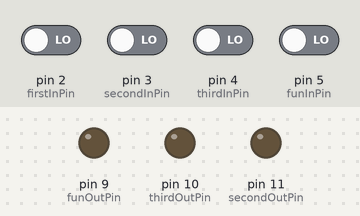
The sketch below on a simulated Arduino Uno, built with avr-gcc and run on an emulated ATmega328P. On the bench: output pins drawn as LEDs (lit = HIGH). The inputs (shaded band) are chosen by the test bench; at power-on: pin 2 (firstInPin), pin 3 (secondInPin), pin 4 (thirdInPin), pin 5 (funInPin) LOW. Pins used as bus, display or sensor lines are not drawn.

Above: at 2.7 s.
2.8 s: pin 3 (secondInPin) driven HIGH
At 4.0 s:
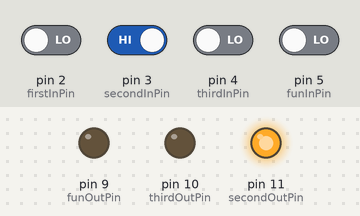
4.3 s: pin 4 (thirdInPin) driven HIGH
At 5.1 s:
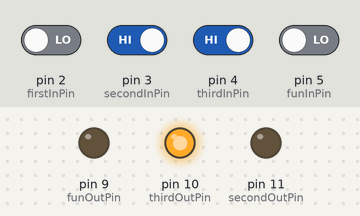
5.8 s: pin 5 (funInPin) driven HIGH
At 6.5 s:
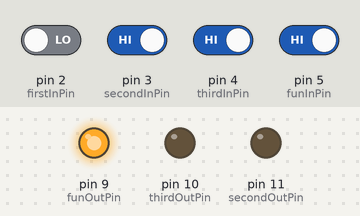
7.3 s: pin 2 (firstInPin) driven HIGH
At 7.6 s:
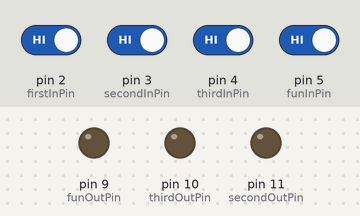
Timing chart, 0 to 9.8 s (numbered marks = the images above; inputs shaded):
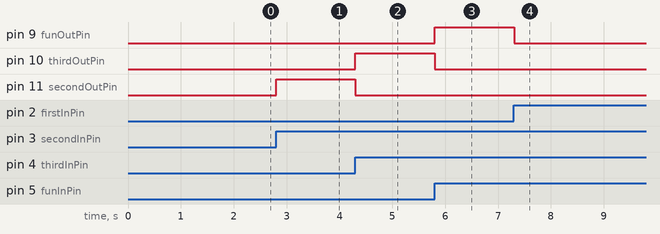

Measured:
- after the input at 2.8 s, pin 11 (secondOutPin): LOW → HIGH at once
- after the input at 4.3 s, pin 10 (thirdOutPin): LOW → HIGH at once; pin 11 (secondOutPin): HIGH → LOW at once
- after the input at 5.8 s, pin 9 (funOutPin): LOW → HIGH at once; pin 10 (thirdOutPin): HIGH → LOW at once
- after the input at 7.3 s, pin 9 (funOutPin): HIGH → LOW at once

The sketch:

time-counter.ino
```cpp
#include <SoftwareSerial.h>

const int firstInPin = 2;
const int secondInPin = 3;
const int thirdInPin = 4;
const int funInPin = 5;

const int firstOutPin = 12;
const int secondOutPin = 11;
const int thirdOutPin = 10;
const int funOutPin = 9;

int firstReading = LOW;
int firstPrevious = LOW;
int secondReading = LOW;
int secondPrevious = LOW;
int thirdReading = LOW;
int thirdPrevious = LOW;
int funReading = LOW;
int funPrevious = LOW;

long stateStartTime;       // In milliseconds
long firstPausedTime;
long funPausedTime;

//s7s
const int softwareTx = 8;
const int softwareRx = 7;
SoftwareSerial s7s(softwareRx, softwareTx);
char tempString[10];

void setup() {

  //buttons
  pinMode(firstInPin, INPUT);
  pinMode(secondInPin, INPUT);
  pinMode(thirdInPin, INPUT);
  pinMode(funInPin, INPUT);

  //LEDs
  pinMode(firstOutPin, OUTPUT);
  pinMode(secondOutPin, OUTPUT);
  pinMode(thirdOutPin, OUTPUT);
  pinMode(funOutPin, OUTPUT);

  //Serial
  Serial.begin(9600);
  s7s.begin(9600);

  clearDisplay();
  s7s.print("-HI-");
  setDecimals(0b111111);  // Turn on all decimals, colon, apos

  setBrightness(0);  // Lowest brightness
  delay(500);
  setBrightness(127);  // Medium brightness
  delay(500);
  setBrightness(255);  // High brightness
  delay(500);

  // Clear the display before jumping into loop
  clearDisplay();
  setDecimals(0b00010000);
  stateStartTime = millis();
}

void loop() {
  handleFirst();
  handleSecond();
  handleThird();
  handleFun();
  writeToDisplay();

}

void turnOffLeds() {
  digitalWrite(firstOutPin, LOW);
  digitalWrite(secondOutPin, LOW);
  digitalWrite(thirdOutPin, LOW);
  digitalWrite(funOutPin, LOW);
}

void pauseTimers() {
}

void sartTimer(int timer) {
}

void handleFirst() {
  firstReading = digitalRead(firstInPin);
  if (firstReading != firstPrevious) {
    if (firstReading == HIGH) {
      turnOffLeds();
      digitalWrite(firstOutPin, HIGH);
      //puase other timers
      //start this timer
      stateStartTime = millis();
    }
    delay(50);
  }
  firstPrevious = firstReading;
}

void handleSecond() {
  secondReading = digitalRead(secondInPin);
  if (secondReading != secondPrevious) {
    if (secondReading == HIGH) {
      turnOffLeds();
      digitalWrite(secondOutPin, HIGH);
      //puase other timers
      //start this timer
      stateStartTime = millis();
    }
    delay(50);
  }
  secondPrevious = secondReading;
}

void handleThird() {
  thirdReading = digitalRead(thirdInPin);
  if (thirdReading != thirdPrevious) {
    if (thirdReading == HIGH) {
      turnOffLeds();
      digitalWrite(thirdOutPin, HIGH);
      //puase other timers
      //start this timer
      stateStartTime = millis();
    }
    delay(50);
  }
  thirdPrevious = thirdReading;
}

void handleFun() {
  funReading = digitalRead(funInPin);
  if (funReading != funPrevious) {
    if (funReading == HIGH) {
      turnOffLeds();
      digitalWrite(funOutPin, HIGH);
      //puase other timers
      //start this timer
      stateStartTime = millis();
    }
    delay(50);
  }
  funPrevious = funReading;
}

//s7 display
void writeToDisplay() {
  unsigned long currentMillis = millis();
  unsigned long millisPassed;
  millisPassed = currentMillis - stateStartTime;
  int seconds = millisPassed/1000;
  int STh = (seconds / 60 / 60);
  int STm = (seconds / 60) % 60;
  int STs = seconds % 60;

  // Blink the colon
  float tick = seconds %2;
  if (tick == 0) {
    setDecimals(0b00000000);
  } else {
    setDecimals(0b00010000);
  }

  //Formant the String
  if (millisPassed > 3600000) {
    sprintf(tempString, "%.2d%.2d", STh, STm);
  } else {
    sprintf(tempString, "%.2d%.2d", STm, STs);
  }
  s7s.print(tempString);
}

void clearDisplay() {
  s7s.write(0x76);  // Clear display command
}

// Set the displays brightness. Should receive byte with the value
//  to set the brightness to
//  dimmest------------->brightest
//     0--------127--------255
void setBrightness(byte value) {
  s7s.write(0x7A);  // Set brightness command byte
  s7s.write(value);  // brightness data byte
}

// Turn on any, none, or all of the decimals.
//  The six lowest bits in the decimals parameter sets a decimal
//  (or colon, or apostrophe) on or off. A 1 indicates on, 0 off.
//  [MSB] (X)(X)(Apos)(Colon)(Digit 4)(Digit 3)(Digit2)(Digit1)
void setDecimals(byte decimals) {
  s7s.write(0x77);
  s7s.write(decimals);
}
```
